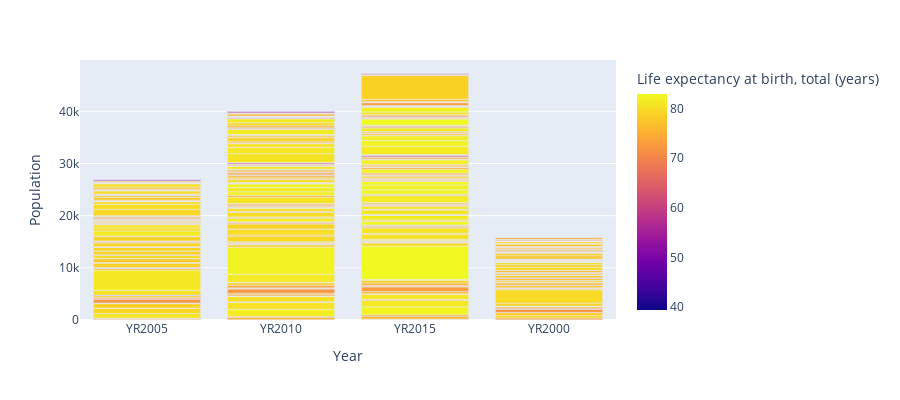

Notebook code for this chart:
### Markdown cell above
### Bar Graph to measure Life Expectancy With respect to population and Year

### Code cell
fig = px.bar(dataset, x='Year', y='Population',
             hover_data=['Country Name', 'Life expectancy at birth, total (years)', 'GDP per capita'], color='Life expectancy at birth, total (years)',
             labels={'pop':'population of Canada'}, height=400)
fig.show()

### Figure 1 — Plotly figure (JSON) as saved in the notebook; plotly's stock layout.template omitted (floating-point values rounded to 4 significant figures; data arrays with more than 128 entries replaced by an {"elided": "..."} marker saying what was removed)
{"data": [{"alignmentgroup": "True", "customdata": {"elided": "485x3 mixed values"}, "hovertemplate": "Year=%{x}<br>Population=%{y}<br>Country Name=%{customdata[0]}<br>Life expectancy at birth, total (years)=%{marker.color}<br>GDP per capita=%{customdata[2]}<extra></extra>", "legendgroup": "", "marker": {"color": {"elided": "485 float values"}, "coloraxis": "coloraxis", "pattern": {"shape": ""}}, "name": "", "offsetgroup": "", "orientation": "v", "showlegend": false, "textposition": "auto", "type": "bar", "x": {"elided": "485 str values"}, "xaxis": "x", "y": {"elided": "485 float values"}, "yaxis": "y"}], "layout": {"barmode": "relative", "coloraxis": {"colorbar": {"title": {"text": "Life expectancy at birth, total (years)"}}, "colorscale": [[0, "#0d0887"], [0.1111, "#46039f"], [0.2222, "#7201a8"], [0.3333, "#9c179e"], [0.4444, "#bd3786"], [0.5556, "#d8576b"], [0.6667, "#ed7953"], [0.7778, "#fb9f3a"], [0.8889, "#fdca26"], [1, "#f0f921"]]}, "height": 400, "legend": {"tracegroupgap": 0}, "margin": {"t": 60}, "xaxis": {"anchor": "y", "domain": [0, 1], "title": {"text": "Year"}}, "yaxis": {"anchor": "x", "domain": [0, 1], "title": {"text": "Population"}}}}
